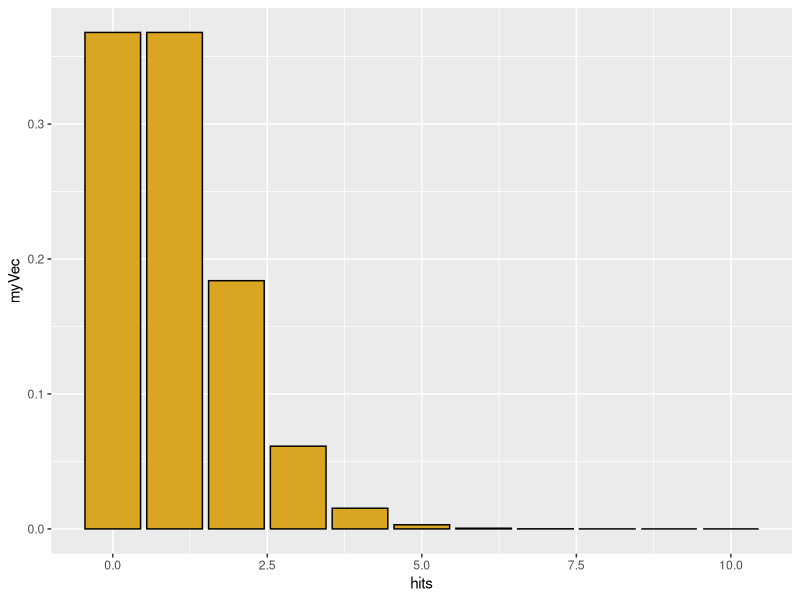
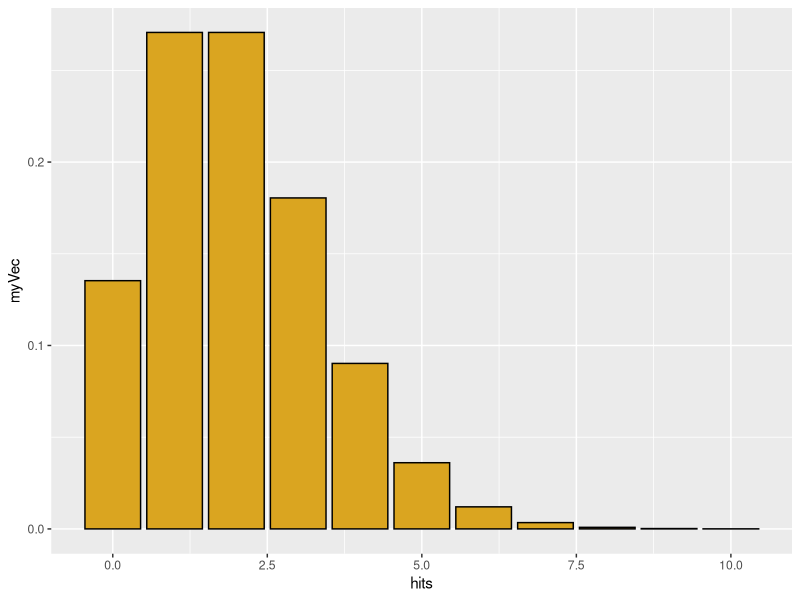
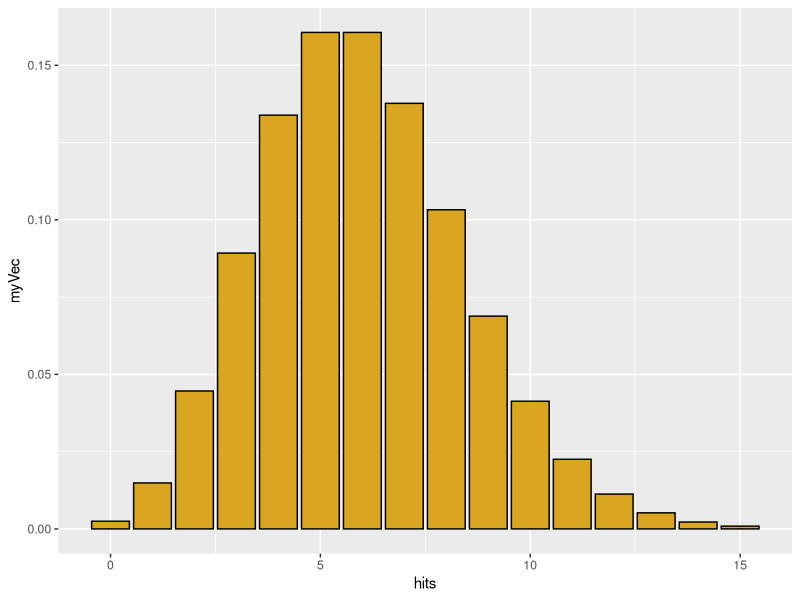
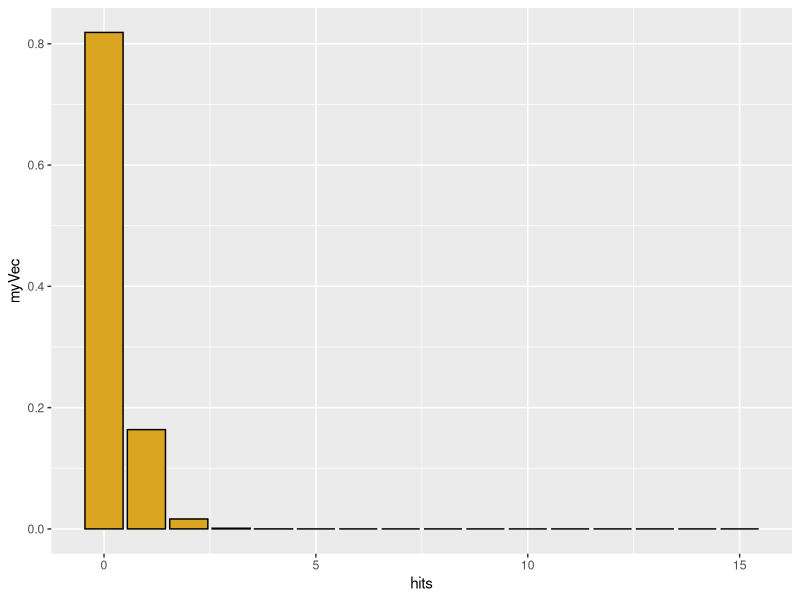
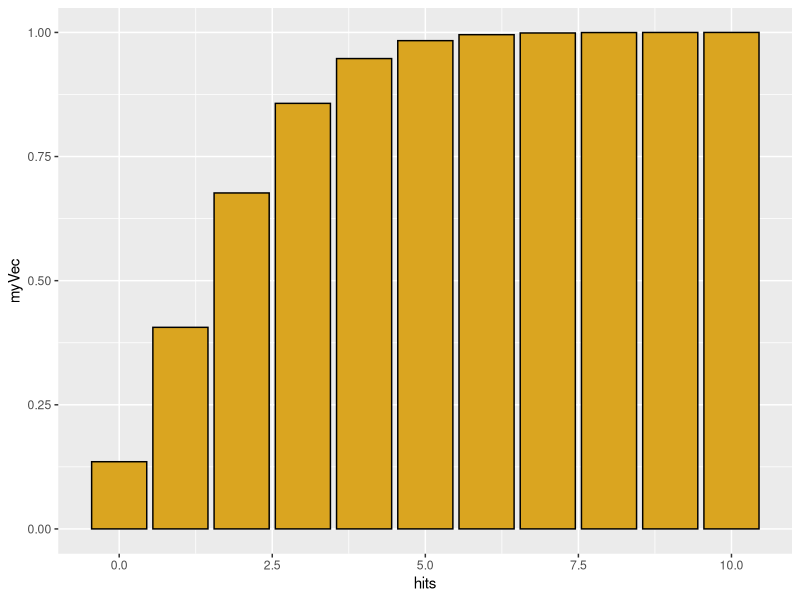
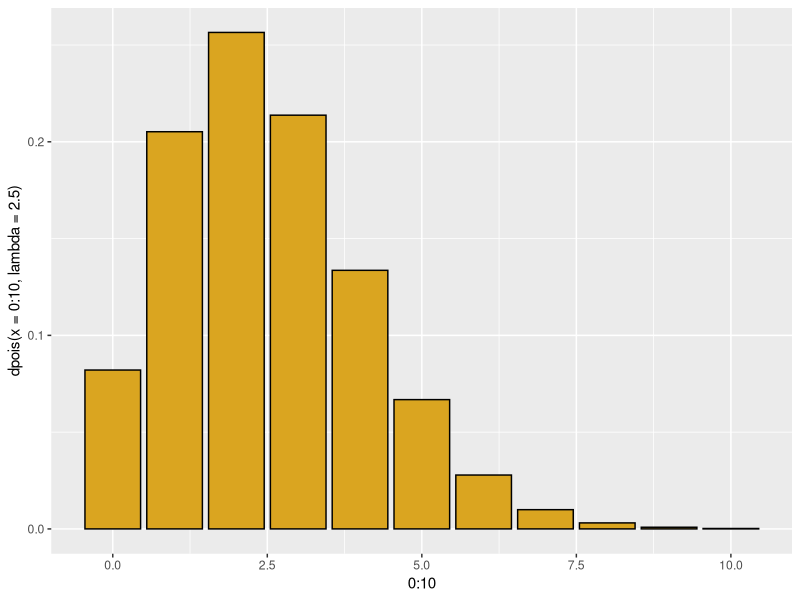
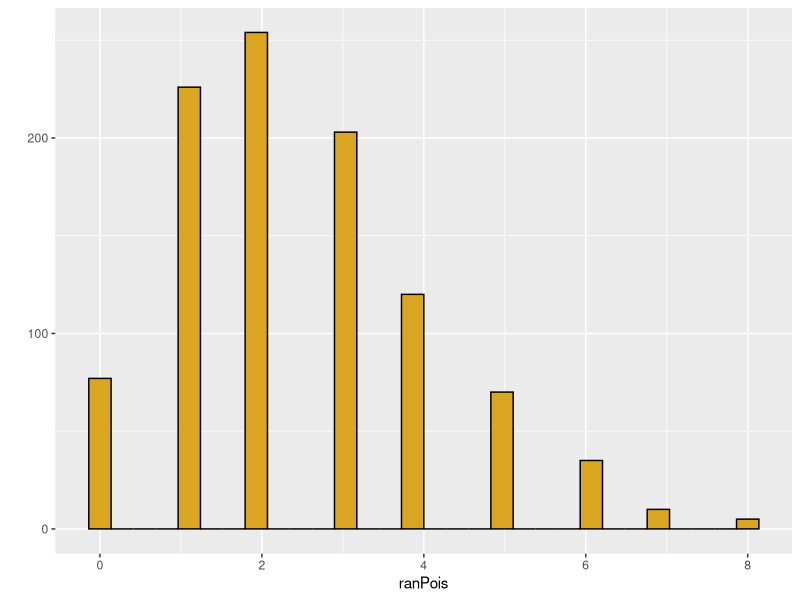
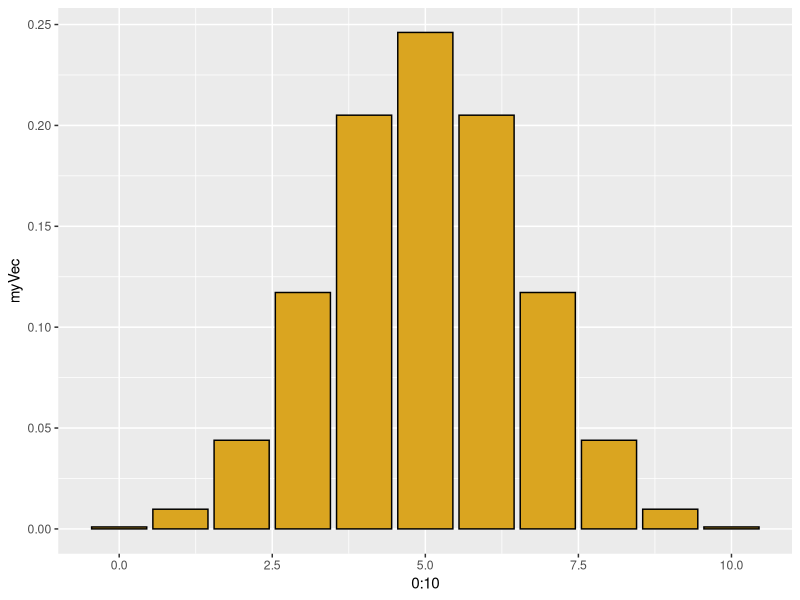

These figures' R source, in order:
## ---- chunk 1
knitr::opts_chunk$set(eval = FALSE)
## ---- chunk 2
library(ggplot2)
library(MASS)
#-------------------------------------------------
# Poisson distribution
# Discrete X >= 0
# Random events with a constant rate lambda
# (observations per time or per unit area)
# Parameter lambda > 0

# "d" function generates probability density
hits <- 0:10
myVec <- dpois(x=hits,lambda=1)
qplot(x=hits,y=myVec,geom="col",color=I("black"),fill=I("goldenrod"))

myVec <- dpois(x=hits,lambda=2)
qplot(x=hits,y=myVec,geom="col",color=I("black"),fill=I("goldenrod"))

hits <- 0:15
myVec <- dpois(x=hits,lambda=6)
qplot(x=hits,y=myVec,geom="col",color=I("black"),fill=I("goldenrod"))


hits <- 0:15
myVec <- dpois(x=hits,lambda=0.2)
qplot(x=hits,y=myVec,geom="col",color=I("black"),fill=I("goldenrod"))

sum(myVec)  # sum of density function = 1.0 (total area under curve)

# for a Poisson distribution with lambda=2, 
# what is the probability that a single draw will yield X=0?

dpois(x=0,lambda=2)

# "p" function generates cumulative probability density; gives the 
# "lower tail" cumulative area of the distribution

hits <- 0:10
myVec <- ppois(q=hits,lambda=2)
qplot(x=hits,y=myVec,geom="col",color=I("black"),fill=I("goldenrod"))


# for a Poisson distribution with lambda=2, 
# what is the probability that a single random draw will yield X <= 1?

ppois(q=1, lambda=2)


# We could also get this through dpois
p_0 <- dpois(x=0,lambda=2)
p_0
p_1 <- dpois(x=1,lambda=2)
p_1
p_0 + p_1


# The q function is the inverse of p
# What is the number of hits corresponding to 50% of the probability mass
qpois(p=0.5,lambda=2.5)
qplot(x=0:10,y=dpois(x=0:10,lambda=2.5),geom="col",color=I("black"),fill=I("goldenrod"))

# but distribution is discrete, so this is not exact
ppois(q=2,lambda=2.5)

# finally, we can simulate individual values from a poisson
ranPois <- rpois(n=1000,lambda=2.5)
qplot(x=ranPois,color=I("black"),fill=I("goldenrod"))


# for real or simulated data, we can use the quantile
# function to find the empirical  95% confidence interval on the data

quantile(x=ranPois,probs=c(0.025,0.975))
## ---- chunk 3
#-------------------------------------------------
# Binomial distribution
# p = probability of a dichotomous outcome
# size = number of trials
# x = possible outcomes
# outcome x is bounded between 0 and number of trials

# use "d" binom for density function
hits <- 0:10
myVec <- dbinom(x=hits,size=10,prob=0.5)
qplot(x=0:10,y=myVec,geom="col",color=I("black"),fill=I("goldenrod"))



# and how does this compare to an actual simulation of 50 tosses of 100 coins?

myCoins <- rbinom(n=50,size=100,prob=0.5)
qplot(x=myCoins,color=I("black"),fill=I("goldenrod"))
quantile(x=myCoins,probs=c(0.025,0.975))

## ---- chunk 4
#-------------------------------------------------
# negative binomial: number of failures (values of MyVec)
# in a series of (Bernouli) with p=probability of success 
# before a target number of successes (= size)
# generates a discrete distribution that is more 
# heterogeneous ("overdispersed") than Poisson
hits <- 0:40
myVec <- dnbinom(x=hits, size=5, prob=0.5)
qplot(x=hits,y=myVec,geom="col",color=I("black"),fill=I("goldenrod"))

# geometric series is a special case where N= 1 success
# each bar is a constant fraction 1 - "prob" of the bar before it
myVec <- dnbinom(x=hits, size=1, prob=0.1)
qplot(x=hits,y=myVec,geom="col",color=I("black"),fill=I("goldenrod"))


# alternatively specify mean = mu of distribution and size, 
# the dispersion parameter (small is more dispersed)
# this gives us a poisson with a lambda value that varies
# the dispersion parameter is the shape parameter in the gamma
# as it increases, the distribution has a smaller variance
# just simulate it directly

nbiRan <- rnbinom(n=1000,size=10,mu=5)
qplot(nbiRan,color=I("black"),fill=I("goldenrod"))

nbiRan <- rnbinom(n=1000,size=0.1,mu=5)
qplot(nbiRan,color=I("black"),fill=I("goldenrod"))
